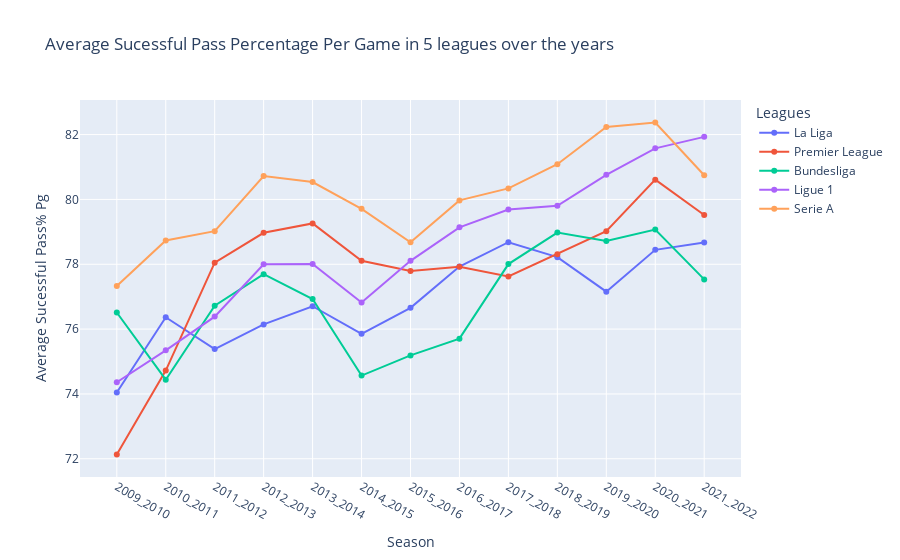

Write notebook code for a chart like this one.
### Code cell
fig = go.Figure()
fig.add_scatter(x=laliga_all["Season"], y=laliga_all["Avg Successful Pass%"], name="La Liga")
fig.add_scatter(x=epl_all["Season"], y=epl_all["Avg Successful Pass%"], name="Premier League")
fig.add_scatter(x=bundesliga_all["Season"], y=bundesliga_all["Avg Successful Pass%"], name="Bundesliga")
fig.add_scatter(x=ligue1_all["Season"], y=ligue1_all["Avg Successful Pass%"], name="Ligue 1")
fig.add_scatter(x=seriea_all["Season"], y=seriea_all["Avg Successful Pass%"], name="Serie A")
fig.update_layout(
    title="Average Sucessful Pass Percentage Per Game in 5 leagues over the years",
    xaxis_title="Season",
    yaxis_title="Average Sucessful Pass% Pg",
    legend_title="Leagues"
)
fig.show()

### Figure 1 — Plotly figure (JSON) as saved in the notebook; plotly's stock layout.template omitted (floating-point values rounded to 4 significant figures)
{"data": [{"name": "La Liga", "type": "scatter", "x": ["2009_2010", "2010_2011", "2011_2012", "2012_2013", "2013_2014", "2014_2015", "2015_2016", "2016_2017", "2017_2018", "2018_2019", "2019_2020", "2020_2021", "2021_2022"], "y": [74.04, 76.36, 75.39, 76.15, 76.7, 75.85, 76.66, 77.93, 78.68, 78.22, 77.16, 78.45, 78.67]}, {"name": "Premier League", "type": "scatter", "x": ["2009_2010", "2010_2011", "2011_2012", "2012_2013", "2013_2014", "2014_2015", "2015_2016", "2016_2017", "2017_2018", "2018_2019", "2019_2020", "2020_2021", "2021_2022"], "y": [72.13, 74.72, 78.05, 78.97, 79.26, 78.11, 77.79, 77.93, 77.63, 78.31, 79.02, 80.61, 79.52]}, {"name": "Bundesliga", "type": "scatter", "x": ["2009_2010", "2010_2011", "2011_2012", "2012_2013", "2013_2014", "2014_2015", "2015_2016", "2016_2017", "2017_2018", "2018_2019", "2019_2020", "2020_2021", "2021_2022"], "y": [76.51, 74.44, 76.72, 77.69, 76.93, 74.57, 75.19, 75.71, 78.01, 78.98, 78.72, 79.07, 77.53]}, {"name": "Ligue 1", "type": "scatter", "x": ["2009_2010", "2010_2011", "2011_2012", "2012_2013", "2013_2014", "2014_2015", "2015_2016", "2016_2017", "2017_2018", "2018_2019", "2019_2020", "2020_2021", "2021_2022"], "y": [74.36, 75.34, 76.38, 78, 78.01, 76.82, 78.1, 79.14, 79.69, 79.81, 80.76, 81.57, 81.93]}, {"name": "Serie A", "type": "scatter", "x": ["2009_2010", "2010_2011", "2011_2012", "2012_2013", "2013_2014", "2014_2015", "2015_2016", "2016_2017", "2017_2018", "2018_2019", "2019_2020", "2020_2021", "2021_2022"], "y": [77.33, 78.74, 79.02, 80.72, 80.53, 79.71, 78.68, 79.97, 80.34, 81.08, 82.23, 82.37, 80.74]}], "layout": {"autosize": true, "legend": {"title": {"text": "Leagues"}}, "title": {"text": "Average Sucessful Pass Percentage Per Game in 5 leagues over the years"}, "xaxis": {"autorange": true, "range": [-0.7627, 12.76], "title": {"text": "Season"}, "type": "category"}, "yaxis": {"autorange": true, "range": [71.28, 83.22], "title": {"text": "Average Sucessful Pass% Pg"}, "type": "linear"}}}
